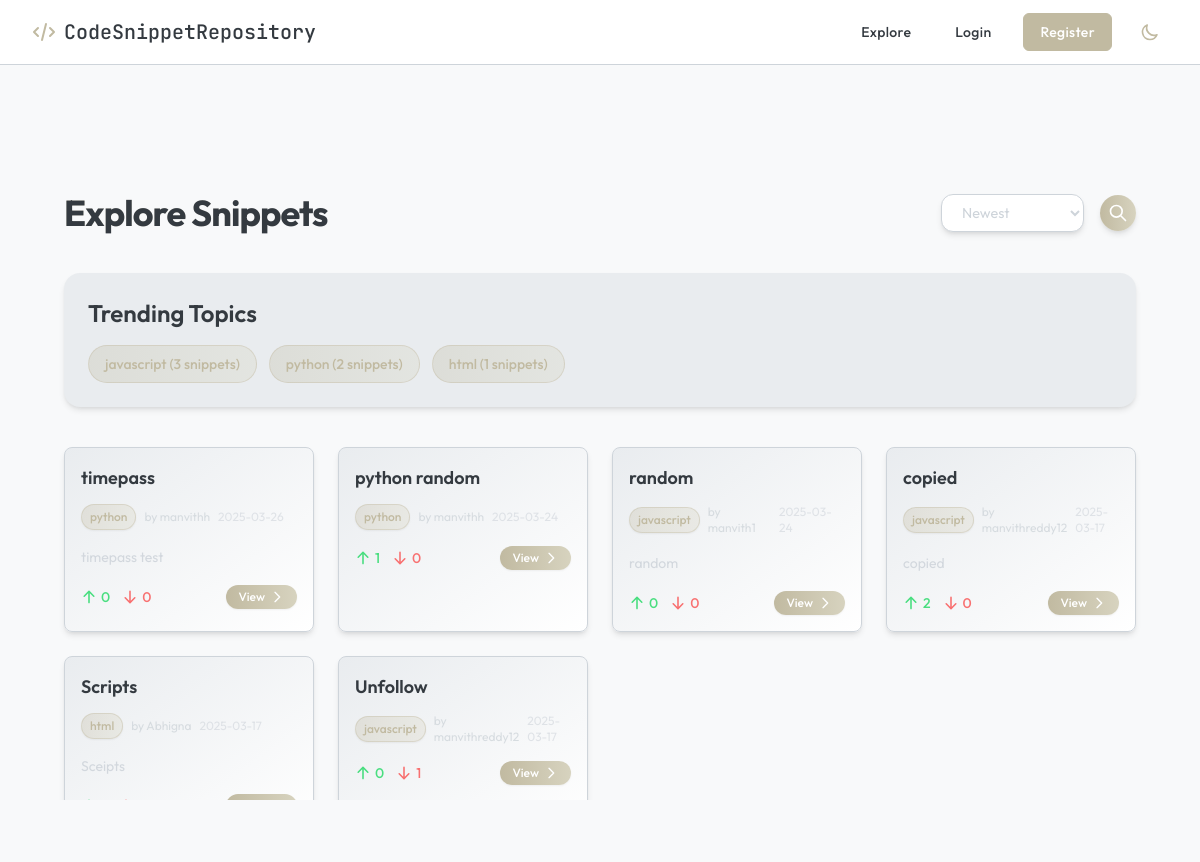
/explore, run on the app's committed database.
### tables this page shows
CREATE TABLE snippets (
        id INTEGER PRIMARY KEY AUTOINCREMENT,
        user_id INTEGER NOT NULL,
        title TEXT NOT NULL,
        code TEXT NOT NULL,
        language TEXT NOT NULL,
        description TEXT,
        is_private BOOLEAN DEFAULT 0,
        rating_total INTEGER DEFAULT 0,
        rating_count INTEGER DEFAULT 0,
        created_at TIMESTAMP DEFAULT CURRENT_TIMESTAMP, views INTEGER DEFAULT 0,
        FOREIGN KEY (user_id) REFERENCES users (id)
    );

CREATE TABLE users (
        id INTEGER PRIMARY KEY AUTOINCREMENT,
        username TEXT UNIQUE NOT NULL,
        email TEXT UNIQUE NOT NULL,
        password TEXT NOT NULL,
        created_at TIMESTAMP DEFAULT CURRENT_TIMESTAMP
    , profile_picture TEXT DEFAULT NULL, bio TEXT DEFAULT NULL, age INTEGER DEFAULT NULL, dob TEXT DEFAULT NULL, profession TEXT DEFAULT NULL, profile_setup INTEGER DEFAULT 0, profile_setup_complete BOOLEAN DEFAULT 0);

### app.py (the view, shortened to what this page needs)
@app.route('/explore')
def explore():
    conn = sqlite3.connect('database.db')
    c = conn.cursor()
    trending_topics = c.execute('''
        SELECT language, COUNT(*) as count
        FROM snippets
        WHERE is_private = 0 AND created_at >= datetime('now', '-30 days')
        GROUP BY language
        ORDER BY count DESC
        LIMIT 5
    ''').fetchall()
    topic_filter = request.args.get('topic', '')
    sort = request.args.get('sort', 'newest')
    base_query = '''
        SELECT snippets.id, snippets.title, snippets.language, snippets.description,
               snippets.created_at, users.username,
               (SELECT COUNT(*) FROM votes WHERE snippet_id = snippets.id AND vote_type = 'up') as upvotes,
               (SELECT COUNT(*) FROM votes WHERE snippet_id = snippets.id AND vote_type = 'down') as downvotes,
               snippets.user_id
        FROM snippets
        JOIN users ON snippets.user_id = users.id
        WHERE snippets.is_private = 0
    '''
    params = []
    if topic_filter:
        base_query += ' AND snippets.language = ?'
        params.append(topic_filter)
    if sort == 'most-upvoted':
        base_query += ' ORDER BY upvotes DESC, created_at DESC'
    else:
        base_query += ' ORDER BY snippets.created_at DESC'
    snippets = c.execute(base_query, params).fetchall()
    conn.close()
    return render_template('explore.html', snippets=snippets, trending_topics=trending_topics, sort=sort)

### templates/explore.html (shortened to what this page needs)
{% extends "base.html" %}
{% block content %}
<div class="min-h-screen py-12">
    <div class="w-full px-4 sm:px-6 lg:px-8">
        <div class="flex justify-between items-center mb-10">
            <h1 class="text-4xl font-bold tracking-tight bg-gradient-to-r from-vesper-orange to-ash bg-clip-text dark:text-transparent text-charcoal">
                Explore Snippets
            </h1>
            <div class="flex items-center space-x-4">
                <select id="sort-by" class="dark:bg-dark-surface-2 bg-white border dark:border-gray-800 border-silver rounded-xl px-4 py-2 dark:text-ash text-silver focus:ring-2 focus:ring-vesper-accent/50 focus:border-vesper-accent shadow-elegant transition-all duration-200">
                    <option value="newest">Newest</option>
                </select>
                <button id="search-toggle" class="p-2 rounded-full bg-gradient-to-r from-vesper-accent to-vesper-orange text-white shadow-elegant hover:shadow-subtle-glow transition-all duration-300">
                    <svg xmlns="http://www.w3.org/2000/svg" class="h-5 w-5" fill="none" viewBox="0 0 24 24" stroke="currentColor">
                        <path stroke-linecap="round" stroke-linejoin="round" stroke-width="2" d="M21 21l-6-6m2-5a7 7 0 11-14 0 7 7 0 0114 0z" />
                    </svg>
                </button>
            </div>
        </div>
        <div class="mb-10 dark:bg-noir-light bg-cloud rounded-2xl p-6 shadow-elegant">
            <h2 class="text-2xl font-semibold dark:text-white text-charcoal mb-4">Trending Topics</h2>
            <div class="flex flex-wrap gap-3">
                {% for topic in trending_topics %}
                    <a href="{{ url_for('explore', topic=topic[0]) }}"
                       class="px-4 py-2 bg-gradient-to-r from-vesper-accent/30 to-vesper-orange/30 text-vesper-accent border border-vesper-accent/40 rounded-full text-sm font-medium hover:bg-vesper-accent/50 transition-all duration-200">
                        {{ topic[0] }} ({{ topic[1] }} snippets)
                    </a>
                {% endfor %}
            </div>
        </div>
        {% if snippets %}
            <div id="snippets-grid" class="grid grid-cols-1 gap-6 sm:grid-cols-2 lg:grid-cols-4">
                {% for snippet in snippets %}
                <div class="snippet-card bg-gradient-to-br dark:from-noir-light dark:to-dark-surface-2 from-cloud to-white border dark:border-gray-800 border-silver rounded-lg overflow-hidden shadow-elegant hover:shadow-subtle-glow dark:hover:border-vesper-accent/50 hover:border-vesper-orange/50 hover:scale-[1.03] transition-all duration-300 relative" data-snippet-id="{{ snippet[0] }}">
                    <div class="px-4 py-4 relative z-10">
                        <h3 class="snippet-title text-lg font-semibold dark:text-white text-charcoal mb-3 line-clamp-1 hover:text-vesper-orange transition-colors duration-200">{{ snippet[1] }}</h3>
                        <div class="flex items-center space-x-2 mb-4">
                            <span class="snippet-language px-2 py-1 rounded-full text-xs font-medium bg-gradient-to-r from-vesper-accent/30 to-vesper-orange/30 text-vesper-accent border border-vesper-accent/40 shadow-sm">
                                {{ snippet[2] }}
                            </span>
                            <span class="author text-xs dark:text-ash/80 text-silver/80">
                                by <a href="{{ url_for('user_profile', username=snippet[5]) }}" class="hover:text-vesper-orange transition-colors duration-200">{{ snippet[5] }}</a>
                            </span>
                            {% if snippet[4] %}
                                <span class="text-xs dark:text-ash/60 text-silver/60">
                                    {{ snippet[4].split(' ')[0] }}
                                </span>
                            {% endif %}
                        </div>
                        {% if snippet[3] %}
                            <p class="snippet-description dark:text-ash/90 text-silver/90 text-sm line-clamp-2 mb-4 leading-relaxed">{{ snippet[3] }}</p>
                        {% endif %}
                        <div class="flex items-center justify-between">
                            <div class="flex items-center space-x-3">
                                <form action="{{ url_for('upvote_snippet', id=snippet[0]) }}" method="POST" class="inline">
                                    <button type="submit"
                                            class="vote-btn text-sm font-medium text-green-400 hover:text-green-300 transition-all duration-200 flex items-center group">
                                        <span class="vote-count">{{ snippet[6] if snippet[6] else 0 }}</span>
                                    </button>
                                </form>
                                <form action="{{ url_for('downvote_snippet', id=snippet[0]) }}" method="POST" class="inline">
                                    <button type="submit"
                                            class="vote-btn text-sm font-medium text-red-400 hover:text-red-300 transition-all duration-200 flex items-center group">
                                        <span class="vote-count">{{ snippet[7] if snippet[7] else 0 }}</span>
                                    </button>
                                </form>
                            </div>
                            <a href="{{ url_for('view_snippet_explore', id=snippet[0]) }}"
                               class="inline-flex items-center px-3 py-1 bg-gradient-to-r from-vesper-accent to-vesper-orange text-xs font-medium text-white rounded-full shadow-sm hover:shadow-subtle-glow hover:scale-105 transition-all duration-200">
                                View
                                <svg xmlns="http://www.w3.org/2000/svg" class="h-4 w-4 ml-1 group-hover:translate-x-1 transition-transform duration-200" fill="none" viewBox="0 0 24 24" stroke="currentColor">
                                    <path stroke-linecap="round" stroke-linejoin="round" stroke-width="2" d="M9 5l7 7-7 7" />
                                </svg>
                            </a>
                        </div>
                    </div>
                </div>
                {% endfor %}
            </div>
        {% endif %}
    </div>
</div>
{% endblock %}

### templates/base.html (shortened to what this page needs)
<!DOCTYPE html>
<html lang="en" class="dark">
<head>
    <script src="https://cdn.tailwindcss.com"></script>
    <link rel="stylesheet" href="https://cdnjs.cloudflare.com/ajax/libs/animate.css/4.1.1/animate.min.css" />
</head>
<body class="dark:bg-noir bg-pearl dark:text-white text-charcoal font-sans transition-colors duration-500">
    <nav class="dark:bg-noir-light bg-white border-b dark:border-graphite border-silver sticky w-full top-0 z-50 transition-all duration-500 ease-in-out backdrop-blur-md dark:backdrop-blur-lg" id="mainNav">
        <div class="w-full px-4 sm:px-6 lg:px-8">
            <div class="flex items-center justify-between h-16">
                <a href="{{ url_for('home') }}"
                   class="text-xl font-mono font-medium dark:text-white text-charcoal hover:text-earth transition-colors duration-300 ease-in-out flex items-center relative">
                    <div class="logo-icon mr-2 text-earth">
                        <svg xmlns="http://www.w3.org/2000/svg" class="h-6 w-6" fill="none" viewBox="0 0 24 24" stroke="currentColor" stroke-width="2">
                            <path stroke-linecap="round" stroke-linejoin="round" d="M10 20l4-16m4 4l4 4-4 4M6 16l-4-4 4-4" />
                        </svg>
                    </div>
                    <span class="mr-2">CodeSnippetRepository</span>
                </a>
                <div class="flex items-center space-x-5 nav-links">
                    <a href="{{ url_for('explore') }}"
                       class="dark:text-white text-charcoal hover:text-earth px-3 py-2 text-sm rounded-md font-medium tracking-wide transition-all duration-300 nav-item magnetic-button">
                        <span class="relative z-10">Explore</span>
                    </a>
                    {% if 'user_id' in session %}
                        <a href="{{ url_for('new_snippet') }}"
                           class="dark:text-white text-earth hover:text-earth-light px-3 py-2 text-sm rounded-md font-medium tracking-wide transition-all duration-300 nav-item magnetic-button">
                            <span class="relative z-10">New Snippet</span>
                        </a>
                        <a href="{{ url_for('profile') }}"
                           class="dark:text-white text-charcoal hover:text-earth px-3 py-2 text-sm rounded-md font-medium tracking-wide transition-all duration-300 nav-item magnetic-button">
                            <span class="relative z-10">Profile</span>
                        </a>
                        <form action="{{ url_for('logout') }}" method="GET" class="inline">
                            <button type="submit"
                                   class="dark:text-white text-charcoal hover:text-earth px-3 py-2 text-sm rounded-md font-medium tracking-wide transition-all duration-300 nav-item magnetic-button">
                                <span class="relative z-10">Logout</span>
                            </button>
                        </form>
                    {% else %}
                        <a href="{{ url_for('login') }}"
                           class="dark:text-white text-charcoal hover:text-earth px-3 py-2 text-sm rounded-md font-medium tracking-wide transition-all duration-300 nav-item magnetic-button">
                            <span class="relative z-10">Login</span>
                        </a>
                        <a href="{{ url_for('register') }}"
                           class="bg-earth text-white border border-earth hover:bg-earth-dark px-4 py-2 text-sm rounded-md font-medium tracking-wide transition-all duration-500 ease-in-out nav-item hover:shadow-earth-glow relative overflow-hidden group">
                            <span class="relative z-10">Register</span>
                        </a>
                    {% endif %}
                    <button id="theme-toggle" class="theme-toggle p-2 rounded-full focus:outline-none transition-transform duration-300 hover:scale-110">
                        <svg xmlns="http://www.w3.org/2000/svg" class="h-5 w-5 dark:hidden block text-earth" fill="none" viewBox="0 0 24 24" stroke="currentColor">
                            <path stroke-linecap="round" stroke-linejoin="round" stroke-width="2" d="M20.354 15.354A9 9 0 018.646 3.646 9.003 9.003 0 0012 21a9.003 9.003 0 008.354-5.646z" />
                        </svg>
                    </button>
                </div>
            </div>
        </div>
    </nav>
    <main class="pt-20 animate-fadeIn page-content relative z-10">
        <div class="w-full px-4 sm:px-6 lg:px-8">
            <div class="page-transition-wrapper min-h-screen">
                {% block content %}{% endblock %}
            </div>
        </div>
    </main>
</body>
</html>

### templates/base.html (style rules this page uses)
html, body { height: 100%; margin: 0; padding: 0; overflow-y: auto; }
.magnetic-button { position: relative; overflow: hidden; }
.magnetic-button::after { content: ''; position: absolute; left: 50%; top: 50%; width: 0; height: 0; background: rgba(193, 186, 161, 0.1); border-radius: 50%; transform: translate(-50%, -50%); transition: width 0.5s, height 0.5s; }
.page-transition-wrapper { transition: transform 0.5s ease, opacity 0.5s ease; }
input, select, textarea { background-color: #FFFFFF; color: #343A40; border: 1px solid #CED4DA; padding: 0.625rem 0.75rem; border-radius: 0.25rem; transition: all 0.4s cubic-bezier(0.175, 0.885, 0.32, 1.275); font-size: 0.9rem; position: relative; z-index: 1; }
.theme-toggle { transform-origin: center; transition: transform 0.3s ease, color 0.3s ease; }

### data on the page
snippets: title "timepass", language "python", username "manvithh", created_at "2025-03-26", description "timepass test", snippet "0"
snippets: title "python random", language "python", username "manvithh", created_at "2025-03-24", snippet "1", snippet "0"
snippets: title "random", language "javascript", username "manvith1", created_at "2025-03-24", description "random", snippet "0"
snippets: title "copied", language "javascript", username "manvithreddy12", created_at "2025-03-17", description "copied", snippet "2", snippet "0"
snippets: title "Scripts", language "html", username "Abhigna", created_at "2025-03-17", description "Sceipts"
snippets: title "Unfollow", language "javascript", username "manvithreddy12", created_at "2025-03-17", snippet "0", user "1"

### other printed values
{{ topic[0] }} "javascript" "python" "html"
{{ topic[1] }} "3" "2" "1"
